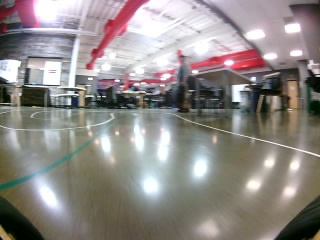
#> input picture Computer/experiments/preprocess/test_images/green1.jpg, 320 x 240 px; its folder holds 5 pictures in this run
$ jupyter execute --allow-errors 'Reflection Removal.ipynb'   (shell and % lines are left out)
#> lines starting #> are read from the running program, lines starting #| are printed output that depends on the picture; after the words box and inside, x2 and y2 are one past the last pixel; in counts of white or black regions, pixels touching at a corner belong together
[cell 1]
import numpy as np
import cv2
import glob
import matplotlib.pyplot as plt
from ipywidgets import widgets, Checkbox, FloatSlider, IntSlider, IntRangeSlider, FloatRangeSlider, RadioButtons
from IPython.core.display import clear_output, display
from matplotlib.figure import Figure

# Reflections removal

## Edges

Vertical Sobel

[cell 2]
img_paths = glob.glob('test_images/*.jpg')
#> (the rest of this cell did not finish here and is left out)

Horizontal Sobel

[cell 3]
img_paths = glob.glob('test_images/*.jpg')
#> (the rest of this cell did not finish here and is left out)

Magnitude

[cell 4]
# [23 lines of commented-out code are left out]

## Color Capture 1

[cell 5]
def find_color_hsv(change=None):
    inrange_min1 = inrange_min1_i.value
    inrange_min2 = inrange_min2_i.value
    inrange_min3 = inrange_min3_i.value
    inrange_max1 = inrange_max1_i.value
    inrange_max2 = inrange_max2_i.value
    inrange_max3 = inrange_max3_i.value

#     img_paths = ['test_images/test9.jpg', 'test_images/test8.jpg', 'test_images/test_from_course.jpg', 'test_images/test7.jpg', 'test_images/test4.jpg']
#     img_paths = ['test_images/test11.jpg', 'test_images/test12.jpg']
    img_paths = glob.glob('test_images/*.jpg')
    fig = plt.figure(figsize=(15, 12))
    cols = 4
    i_per_loop = 2
    rows = len(img_paths)*i_per_loop/cols
    i = 1

    for img_path in img_paths:
        ax = fig.add_subplot(rows, cols, i)
        img_raw = cv2.imread(img_path)
        img = cv2.cvtColor(img_raw, cv2.COLOR_BGR2RGB)
        plt.imshow(img)
        i += 1

        ax = fig.add_subplot(rows, cols, i)
        img = cv2.cvtColor(img_raw, cv2.COLOR_BGR2HSV)
#         img = cv2.inRange(img, (0, 72, 112), (69, 186, 145))

        img = cv2.inRange(img, (inrange_min1, inrange_min2, inrange_min3), (inrange_max1, inrange_max2, inrange_max3))
#         img = cv2.cvtColor(img, cv2.COLOR_BGR2HSV)[:, :, 0]
#         img = cv2.inRange(img, (inrange_min1), (inrange_max1))
        plt.imshow(img, cmap='gray')
        i += 1

    clear_output(True)

inrange_min1_i = IntSlider(description='inrange min 1', min=0, max=255, step=1, value=38)
inrange_min2_i = IntSlider(description='inrange min 2', min=0, max=255, step=1, value=61)
inrange_min3_i = IntSlider(description='inrange min 3', min=0, max=255, step=1, value=112)
inrange_max1_i = IntSlider(description='inrange max 1', min=1, max=255, step=1, value=139)
inrange_max2_i = IntSlider(description='inrange max 2', min=1, max=255, step=1, value=255)
inrange_max3_i = IntSlider(description='inrange max 3', min=1, max=255, step=1, value=255)

inrange_min1_i.observe(find_color_hsv, 'value')
inrange_min2_i.observe(find_color_hsv, 'value')
inrange_min3_i.observe(find_color_hsv, 'value')
inrange_max1_i.observe(find_color_hsv, 'value')
inrange_max2_i.observe(find_color_hsv, 'value')
inrange_max3_i.observe(find_color_hsv, 'value')

display(inrange_min1_i, inrange_min2_i, inrange_min3_i,
        inrange_max1_i, inrange_max2_i, inrange_max3_i)
find_color_hsv()
#> (the call stopped at in find_color_hsv, `fig = plt.figure(figsize=(15, 12))`: IPython is not available in this run)

#> (a cell that did not finish here is left out)

[cell 7]
img = cv2.imread('test_images/green1.jpg')
#> img is the input picture: shape (240, 320, 3); mean B, G, R 134.3, 137.2, 142.9
img = cv2.cvtColor(img, cv2.COLOR_BGR2HSV)
#> img: shape (240, 320, 3); mean H, S, V 76.4, 40.4, 147.2
img = cv2.inRange(img, (38, 72, 112), (95, 186, 145))
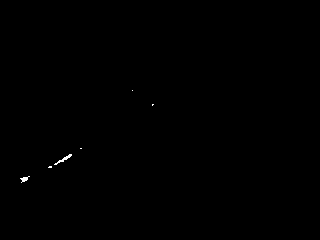
#> img: shape (240, 320); 0.12% white in thin lines or dots, all inside (x1, y1, x2, y2) = (20, 90, 154, 183)
plt.imshow(img, cmap='gray')
#> (this line was passed over: IPython is not available in this run)

# Sobel x + crop top

[cell 8]
def find_color_rgb(change=None):
    inrange_min1 = inrange_min1_i.value
    inrange_min2 = inrange_min2_i.value
    inrange_min3 = inrange_min3_i.value
    inrange_max1 = inrange_max1_i.value
    inrange_max2 = inrange_max2_i.value
    inrange_max3 = inrange_max3_i.value

#     img_paths = ['test_images/test9.jpg', 'test_images/test8.jpg', 'test_images/test_from_course.jpg', 'test_images/test7.jpg', 'test_images/test4.jpg']
#     img_paths = ['test_images/test11.jpg', 'test_images/test12.jpg']
    img_paths = glob.glob('test_images/*.jpg')
    fig = plt.figure(figsize=(15, 12))
    cols = 4
    i_per_loop = 2
    rows = len(img_paths)*i_per_loop/cols
    i = 1
    for img_path in img_paths:
        ax = fig.add_subplot(rows, cols, i)
        img_raw = cv2.imread(img_path)
        img = cv2.cvtColor(img_raw, cv2.COLOR_BGR2RGB)
        plt.imshow(img)
        i += 1

        ax = fig.add_subplot(rows, cols, i)
        img = cv2.cvtColor(img_raw, cv2.COLOR_BGR2RGB)
        img = cv2.inRange(img, (inrange_min1, inrange_min2, inrange_min3), (inrange_max1, inrange_max2, inrange_max3))
        plt.imshow(img, cmap='gray')
        i += 1

    clear_output(True)

inrange_min1_i = IntSlider(description='inrange min 1', min=0, max=255, step=1, value=130)
inrange_min2_i = IntSlider(description='inrange min 2', min=0, max=255, step=1, value=133)
inrange_min3_i = IntSlider(description='inrange min 3', min=0, max=255, step=1, value=175)
inrange_max1_i = IntSlider(description='inrange max 1', min=1, max=255, step=1, value=183)
inrange_max2_i = IntSlider(description='inrange max 2', min=1, max=255, step=1, value=151)
inrange_max3_i = IntSlider(description='inrange max 3', min=1, max=255, step=1, value=255)

inrange_min1_i.observe(find_color_rgb, 'value')
inrange_min2_i.observe(find_color_rgb, 'value')
inrange_min3_i.observe(find_color_rgb, 'value')
inrange_max1_i.observe(find_color_rgb, 'value')
inrange_max2_i.observe(find_color_rgb, 'value')
inrange_max3_i.observe(find_color_rgb, 'value')

display(inrange_min1_i, inrange_min2_i, inrange_min3_i,
        inrange_max1_i, inrange_max2_i, inrange_max3_i)
find_color_rgb()
#> (the call stopped at in find_color_rgb, `fig = plt.figure(figsize=(15, 12))`: IPython is not available in this run)
